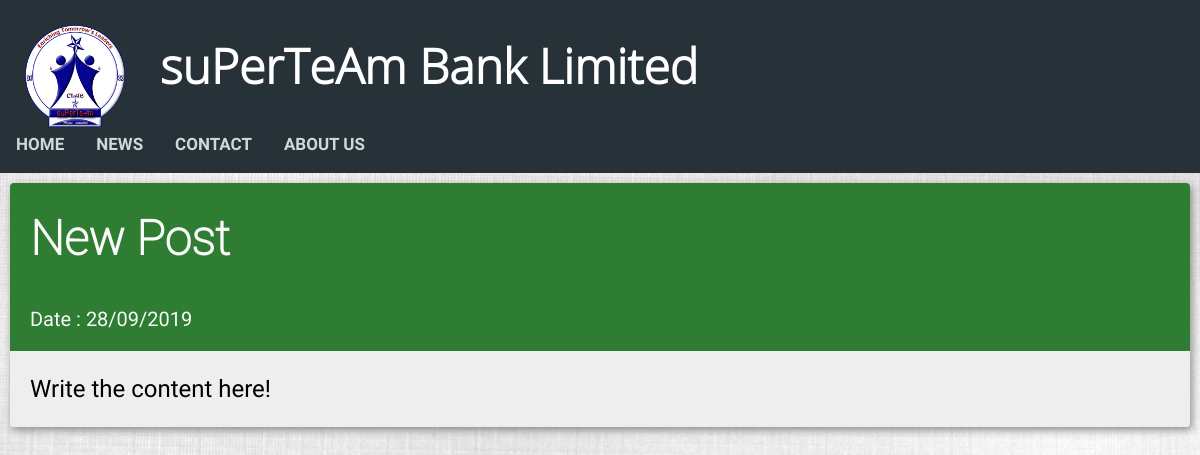
Page /news.php on the committed database.
### tables this page shows
CREATE TABLE `news` (
  `id` int(10) UNSIGNED NOT NULL,
  `title` varchar(40) DEFAULT NULL,
  `created` datetime DEFAULT NULL
);

CREATE TABLE `news_body` (
  `id` int(10) UNSIGNED NOT NULL,
  `body` text
);

### news.php (the view, shortened to what this page needs)
<?php
    include "header.php";
    include "navbar.php";
    include "connect.php";
?>
<!DOCTYPE html>
<html>
<head>
    <link rel="stylesheet" href="news_style.css">
</head>
<body>
    <div class="flex-container">
        <?php
            $sql0 = "SELECT id, title, created FROM news ORDER BY created DESC";
            $result = $conn->query($sql0);
            if ($result->num_rows > 0) {
            while($row = $result->fetch_assoc()) {
                $id = $row["id"];
                $sql1 = "SELECT body FROM news_body WHERE id=$id";
                $result1 = $conn->query($sql1); ?>
                <div class="flex-item">
                    <div class="flex-container-title">
                        <h1 id="title"><?php echo $row["title"] . "<br>"; ?></h1>
                    </div>
                    <div class="flex-container-title">
                        <p id="date"><?php echo "Date : " .
                            date("d/m/Y", strtotime($row["created"])); ?></p>
                    </div>
                    <div class="flex-container-body">
                        <p id="news_body"><?php while($row1 = $result1->fetch_assoc()) {
                            echo $row1["body"]; } ?></p>
                    </div>
                </div>
            <?php }
            } else {
                echo "No news available ! Please post some.";
            }
        ?>
    </div>
</body>
</html>

### header_style.css (style rules this page uses)
body { margin: 0; padding: 0; background-color: #FAFAFA; }
h1 { font-family: OpenSans-Light; color: white; font-size: 3rem; line-height: 3rem; margin-top: calc((1.5rem - 2rem) + 2.5rem); margin-bottom: 1.5rem; }

### news_style.css (style rules this page uses)
body, html { height: 100%; background: url("images/news.jpg") no-repeat center center fixed; background-size: cover; }
.flex-container { display: -webkit-flex; display: flex; width: auto; height: auto; -webkit-flex-wrap: wrap; flex-wrap: wrap; }
.flex-item { -webkit-flex-direction: column; flex-direction: column; flex: 1 1 550px; background-color: #EEEEEE; width: auto; height: auto; max-height: 65vh; margin: 10px; overflow-y: auto; box-shadow: 2px 3px 8px #888888; border-radius: 4px; }
.flex-container-title { display: -webkit-flex; display: flex; width: auto; height: auto; background-color: #2E7D32; }
.flex-container-body { display: -webkit-flex; display: flex; background-color: #EEEEEE; }
h1[id="title"] { margin-left: 20px; font-family: Roboto-Thin; color: #FAFAFA; }
p[id="date"] { font-size: 20px; color: #FAFAFA; margin-left: 20px; font-family: Roboto-Regular; }
p[id="news_body"] { font-size: 24px; margin-left: 20px; font-family: Roboto-Regular; }

### rows in the picture
news: title "New Post", created "28/09/2019"
news_body: body "Write the content here!"
